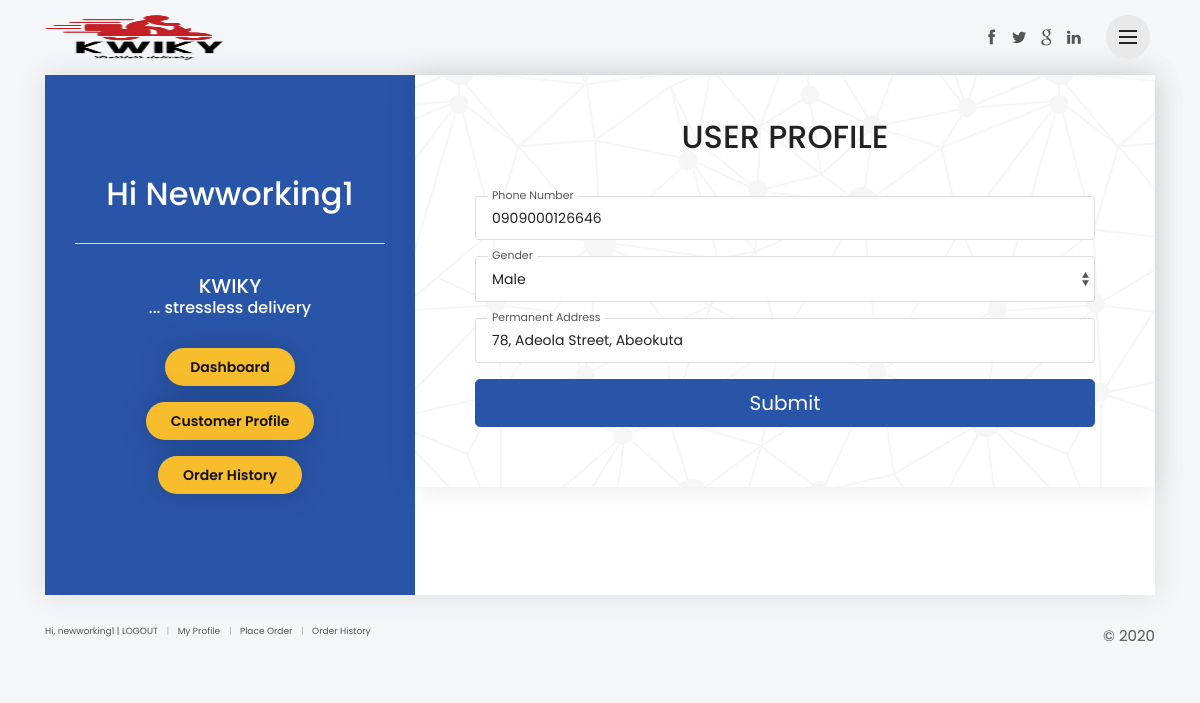
Page /customer/profile/19 (signed in) on the committed database.
### app/models.py (models this page shows, shortened)
class User(AbstractUser):
    is_bike = models.BooleanField('bikeman status', default=False)
    is_customer = models.BooleanField('Customer status', default=False)

class ProfileCustomer(models.Model):
    GENDER = (
        ('Male', "Male"),
        ('Female', "Female"),
    )
    user = models.OneToOneField(User, on_delete=models.CASCADE)
    phone_number = models.CharField('Phone Number', max_length=25)
    gender = models.CharField('Gender', max_length=10, choices=GENDER)
    address = models.CharField("Permanent Address", max_length=250)
    created_at = models.DateTimeField(auto_now_add=True)
    updated_at = models.DateTimeField(auto_now=True)

### app/views/customer.py (the view)
# urls.py: path('profile/<pk>', customer.CustomerProfile, name='customer_profile'),
def CustomerProfile(request, pk):
    template_name = 'customer/editprofile.html'
    customer = get_object_or_404(ProfileCustomer, pk=pk)
    form = CustomerProfileForm(request.POST or None, request.FILES or None, instance = customer)
    if request.method == 'POST':
        if form.is_valid():
            p = form.save(commit=False)
            p.save()
            messages.success(request, "Your Profile Was Updated Successfully...")
            return redirect('customer:dashboard')
    return render(request, template_name, {'form': form})

### app/forms.py
class CustomerProfileForm(forms.ModelForm):
    class Meta:
        model = ProfileCustomer
        exclude = ('updated_at', 'created_at', 'user')

### app/templates/customer/editprofile.html (shortened to what this page needs)
{% extends 'registrationbase.html' %}
{% load static %}
{% load crispy_forms_tags %}
{% block content %}
{% include 'registrationheader.html' %}
	<div class="container">
    <div id="form_container">
        <div class="row no-gutters">
            <div class="col-lg-4">
                <div id="left_form">
                    <h2 class="mb-0">Hi {{request.user.username|title}}
                        <span class="mb-0">
                        <hr/>KWIKY <p>... stressless delivery</p></span></h2>
                    <a href="{% url 'customer:dashboard' %}" class="mb-3 btn_1 rounded yellow purchase" target="_parent">Dashboard</a></br>
                    <a href="{% url 'customer:customer_profile' request.user.profilecustomer.id %}" class="mb-3 btn_1 rounded yellow purchase" target="_parent">Customer Profile</a></br>
                    <a href="{% url 'customer:order_history' request.user.id %}" class="btn_1 rounded yellow purchase mb-2" target="_parent">Order History</a></br>
			    </div>
            </div>
            <div class="col-lg-8">
                <div id="wizard_container">
                    <div id="top-wizard">
                        <div id="progressbar"></div>
                        <span id="location"></span>
                    </div>
                    <form method="POST" novalidate>
						<h2 style='text-align: center; height: 70px;'>USER PROFILE</h2>
						{{form|crispy}}
                        <div id="bottom-wizard">
                            <button type="submit" class="btn btn-primary btn-lg btn-block">Submit</button>
                        </div>
                    </form>
                </div>
            </div>
        </div>
    </div>
    </div>
{% endblock content %}

### templates/registrationbase.html (shortened to what this page needs)
{% load static %}
<!DOCTYPE html>
<html lang="en">
<head>
    <link href="{% static 'registration/css/bootstrap.min.css' %}" rel="stylesheet">
	<link href="{% static 'registration/css/menu.css' %}" rel="stylesheet">
    <link href="{% static 'registration/css/style.css' %}" rel="stylesheet">
	<link href="{% static 'registration/css/vendors.css' %}" rel="stylesheet">
    <link href="{% static 'registration/css/custom.css' %}" rel="stylesheet">
<link rel="stylesheet" href="https://cdn.jsdelivr.net/npm/bootstrap-select@1.13.14/dist/css/bootstrap-select.min.css">
</head>
<body>
{% block content %}
{% endblock content %}
<div class="container">
    <footer id="home" class="clearfix">
        <ul style="font-size: 9px; text-align: center;">
            {% if user.is_authenticated and request.user.is_customer %}
				<li>Hi, {{ request.user }} | <a class="animated_link"  href="{% url 'user_logout' %}">LOGOUT</a></li>
				<li><a href="{% url 'customer:customer_profile' request.user.profilecustomer.id %}" class="animated_link">My Profile</a></li>
				<li><a href="{% url 'customer:category' %}" class="animated_link">Place Order</a></li>
				<li><a href="{% url 'customer:order_history' request.user.id %}" class="animated_link">Order History</a></li>
			{% elif not user.is_authenticated and request.user.is_customer %}
				<li><a class="btn btn-white login"  href="{% url 'userlogin' %}">LOGIN</a></li>
				<li><a href="{% url 'customer:category' %}" class="animated_link">Place an Order</a></li>
			{% elif user.is_authenticated and request.user.is_bike %}
				<li>Hi, {{ request.user }} | <a class="animated_link"  href="{% url 'user_logout' %}">LOGOUT</a></li>
				<li><a href="{% url 'bike:bike_profile' request.user.profilebike.id %}" class="animated_link">My Profile</a></li>
				<li><a href="{% url 'bike:order_delivery' %}" class="animated_link">Orders</a></li>
			{% elif not user.is_authenticated and request.user.is_bike %}
				<li><a class="btn btn-white login"  href="{% url 'userlogin' %}">LOGIN</a></li>
			{% endif %}
        </ul>
		<p style="text-align: center;">©  {% now "Y" %}</p>
    </footer>
</div>
<div class="cd-overlay-nav">
</div>
<div class="cd-overlay-content">
</div>
</body>
</html>

### static/registration/css/menu.css (style rules this page uses)
*, *::after, *::before { -webkit-box-sizing: border-box; -moz-box-sizing: border-box; box-sizing: border-box; }
*::after, *::before { content: ''; }
.cd-overlay-nav, .cd-overlay-content { position: fixed; top: 18px; right: 5%; height: 4px; width: 4px; -webkit-transform: translateX(-20px) translateY(20px); -moz-transform: translateX(-20px) translateY(20px); -ms-transform: translateX(-20px) translateY(20px); -o-transform: translateX(-20px) translateY(20px); transform: translateX(-20px) translateY(20px); }
.cd-overlay-nav { z-index: 2; }
.cd-overlay-content { z-index: 4; }

### templates/registrationbase.html (style rules this page uses)
.btn-primary { color: #fff; background-color: #2955a9; border-color: #2955a9; }

### rows in the picture
User: user.username "Newworking1", user "newworking1"
ProfileCustomer: phone_number "0909000126646", gender "Male", address "78, Adeola Street, Abeokuta"
